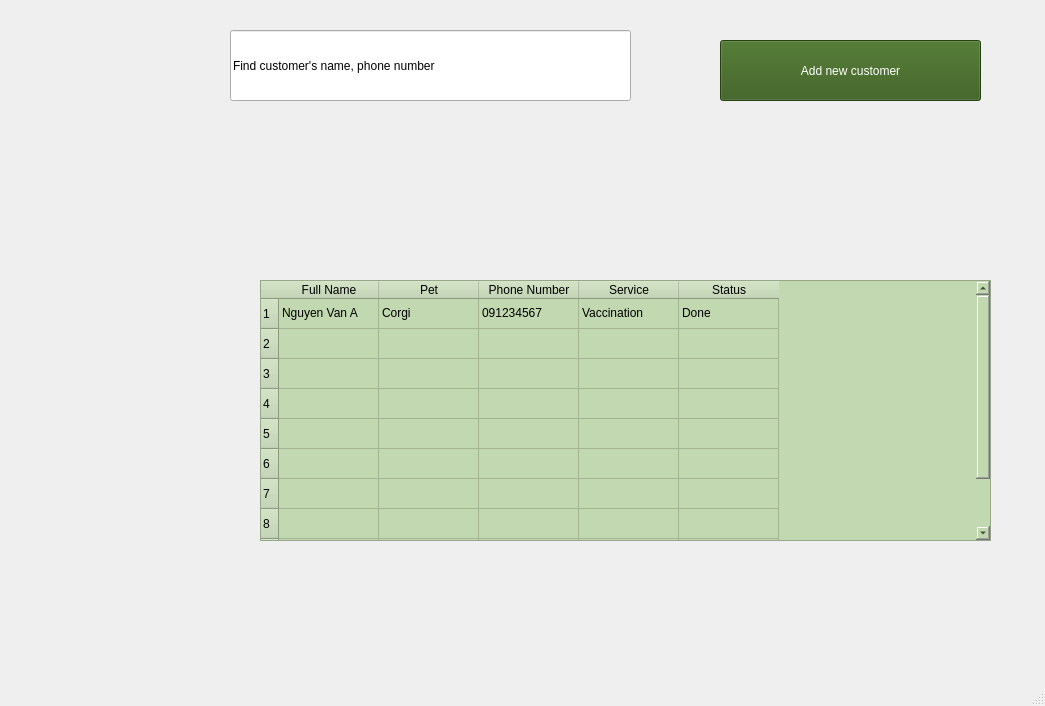
<?xml version="1.0" encoding="UTF-8"?>
<ui version="4.0">
 <class>MainWindow</class>
 <widget class="QMainWindow" name="MainWindow">
  <property name="geometry">
   <rect>
    <x>0</x>
    <y>0</y>
    <width>1045</width>
    <height>706</height>
   </rect>
  </property>
  <property name="windowTitle">
   <string>MainWindow</string>
  </property>
  <widget class="QWidget" name="centralwidget">
   <widget class="QLabel" name="label">
    <property name="geometry">
     <rect>
      <x>0</x>
      <y>0</y>
      <width>1051</width>
      <height>631</height>
     </rect>
    </property>
    <property name="text">
     <string/>
    </property>
    <property name="pixmap">
     <pixmap>../images/customer.png</pixmap>
    </property>
    <property name="scaledContents">
     <bool>true</bool>
    </property>
   </widget>
   <widget class="QLineEdit" name="input_search">
    <property name="geometry">
     <rect>
      <x>230</x>
      <y>30</y>
      <width>401</width>
      <height>71</height>
     </rect>
    </property>
    <property name="styleSheet">
     <string notr="true">font: 87 12pt &quot;Segoe UI Black&quot;;</string>
    </property>
    <property name="text">
     <string>Find customer's name, phone number</string>
    </property>
   </widget>
   <widget class="QPushButton" name="btn_add">
    <property name="geometry">
     <rect>
      <x>720</x>
      <y>40</y>
      <width>261</width>
      <height>61</height>
     </rect>
    </property>
    <property name="styleSheet">
     <string notr="true">font: 12pt &quot;MS Shell Dlg 2&quot;;
background-color: rgb(51, 89, 23);
color: rgb(255, 255, 255);
</string>
    </property>
    <property name="text">
     <string>Add new customer</string>
    </property>
   </widget>
   <widget class="QTableWidget" name="table_customers">
    <property name="geometry">
     <rect>
      <x>260</x>
      <y>280</y>
      <width>731</width>
      <height>261</height>
     </rect>
    </property>
    <property name="styleSheet">
     <string notr="true">background-color: rgb(150, 186, 121);
background-color: rgb(194, 216, 177);</string>
    </property>
    <property name="rowCount">
     <number>10</number>
    </property>
    <property name="columnCount">
     <number>5</number>
    </property>
    <row/>
    <row/>
    <row/>
    <row/>
    <row/>
    <row/>
    <row/>
    <row/>
    <row/>
    <row/>
    <column>
     <property name="text">
      <string>Full Name</string>
     </property>
     <property name="background">
      <color>
       <red>150</red>
       <green>186</green>
       <blue>121</blue>
      </color>
     </property>
    </column>
    <column>
     <property name="text">
      <string>Pet</string>
     </property>
     <property name="background">
      <color>
       <red>150</red>
       <green>186</green>
       <blue>121</blue>
      </color>
     </property>
    </column>
    <column>
     <property name="text">
      <string>Phone Number</string>
     </property>
     <property name="background">
      <color>
       <red>150</red>
       <green>186</green>
       <blue>121</blue>
      </color>
     </property>
    </column>
    <column>
     <property name="text">
      <string>Service</string>
     </property>
     <property name="background">
      <color>
       <red>150</red>
       <green>186</green>
       <blue>121</blue>
      </color>
     </property>
    </column>
    <column>
     <property name="text">
      <string>Status</string>
     </property>
     <property name="background">
      <color>
       <red>150</red>
       <green>186</green>
       <blue>121</blue>
      </color>
     </property>
    </column>
    <item row="0" column="0">
     <property name="text">
      <string>Nguyen Van A</string>
     </property>
    </item>
    <item row="0" column="1">
     <property name="text">
      <string>Corgi</string>
     </property>
    </item>
    <item row="0" column="2">
     <property name="text">
      <string>091234567</string>
     </property>
    </item>
    <item row="0" column="3">
     <property name="text">
      <string>Vaccination</string>
     </property>
    </item>
    <item row="0" column="4">
     <property name="text">
      <string>Done</string>
     </property>
    </item>
   </widget>
  </widget>
  <widget class="QMenuBar" name="menubar">
   <property name="geometry">
    <rect>
     <x>0</x>
     <y>0</y>
     <width>1045</width>
     <height>26</height>
    </rect>
   </property>
  </widget>
  <widget class="QStatusBar" name="statusbar"/>
 </widget>
 <resources/>
 <connections/>
</ui>
